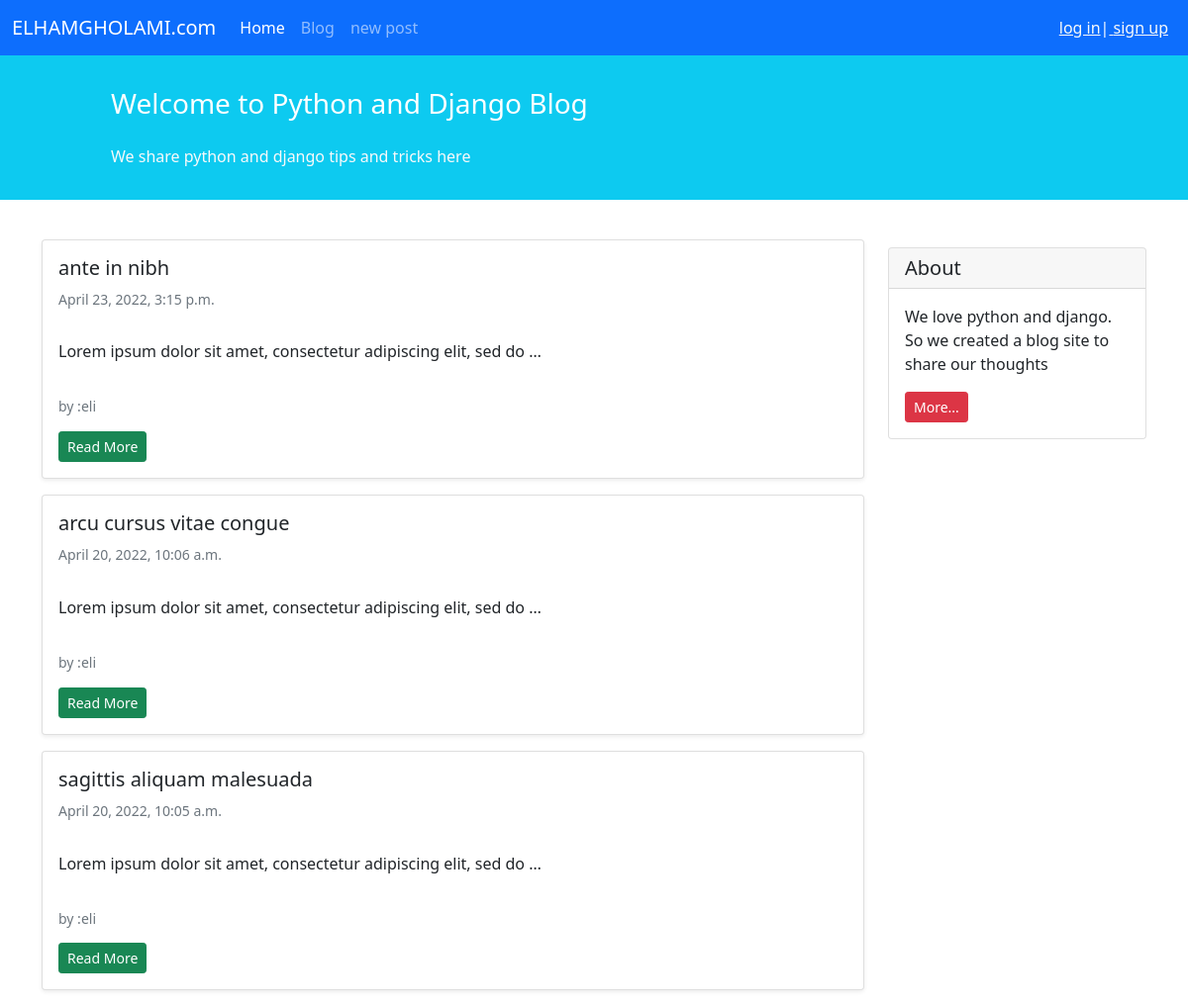
Screenshot of /blog/ with the database file from the repository.
### blog/models.py (models this page shows, shortened)
class Post(models.Model):
    STASUSE_CHOICES = (
        ('pub', 'public'),
        ('drf', 'draft'),
    )
    title = models.CharField(max_length=100)
    text = models.TextField()
    datetime_created = models.DateTimeField(auto_now_add=True)
    datetime_modified = models.DateTimeField(auto_now=True)
    status = models.CharField(choices=STASUSE_CHOICES, max_length=3)
    author = models.ForeignKey('auth.user', on_delete=models.CASCADE)

### blog/views.py (the view)
# urls.py: path('', views.PostListView.as_view(), name='post_list'),
class PostListView(generic.ListView):
    template_name = 'blog/post_list.html'
    context_object_name = 'posts_list'
    def get_queryset(self):
        return Post.objects.filter(status='pub').order_by('-datetime_modified')

### blog/templates/blog/post_list.html (shortened to what this page needs)
{% extends '_base.html' %}
{% block content %}
    <div class="container mt-4">
        <div class="row">
            <div class="col-9">
                {% for post in posts_list %}
                    <div class="card shadow-sm my-3">
                        <div class="card-body">
                            <h5 class="card-title">{{ post.title }}</h5>
                            <h6 class="card-subtitle mb-2 text-muted small py-2">{{ post.datetime_modified }}</h6>
                            <p class="card-text py-3">
                                {{ post.text|truncatewords:10 }}
                            </p>
                            <h6 class="card-subtitle mb-2 text-muted small py-2"> by :{{ post.author }}</h6>
                            <a href="{% url 'post_detail' post.id %}" class="btn btn-sm btn-success">Read More</a>
                        </div>
                    </div>
                {% endfor %}
            </div>
            <div class="col-3">
                <div class="card my-4">
                    <h5 class="card-header">About</h5>
                    <div class="card-body">
                        <p class="card-text">We love python and django. So we created a blog site to share our
                            thoughts</p>
                        <a href="#"
                           class="btn btn-sm btn-danger">
                            More...
                        </a>
                    </div>
                </div>
            </div>
        </div>
    </div>
{% endblock content %}

### rows the page displays
Post: title "ante in nibh", datetime_modified "April 23, 2022, 3:15 p.m.", text "Lorem ipsum dolor sit amet, consectetur adipiscing elit, sed do …", author "eli"
Post: title "arcu cursus vitae congue", datetime_modified "April 20, 2022, 10:06 a.m.", text "Lorem ipsum dolor sit amet, consectetur adipiscing elit, sed do …", author "eli"
Post: title "sagittis aliquam malesuada", datetime_modified "April 20, 2022, 10:05 a.m.", text "Lorem ipsum dolor sit amet, consectetur adipiscing elit, sed do …", author "eli"
